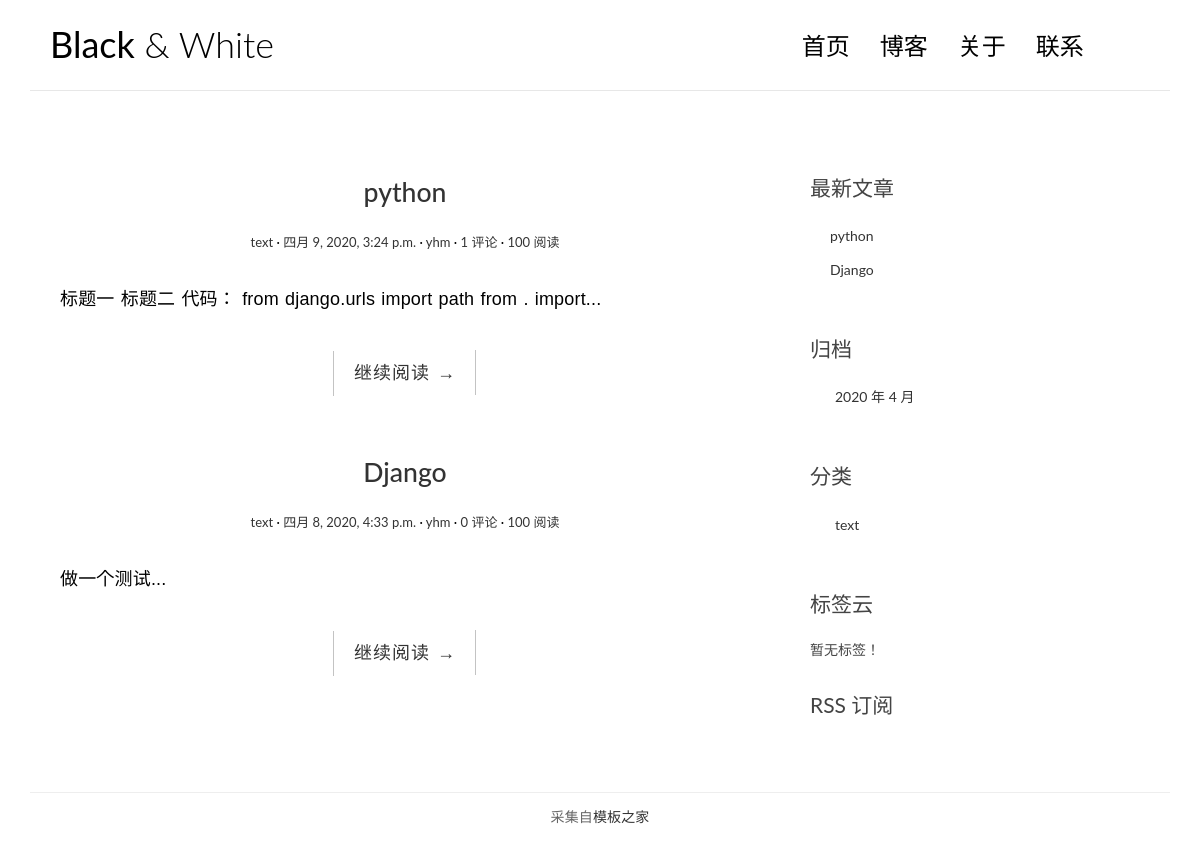
Before: / with the older database file.
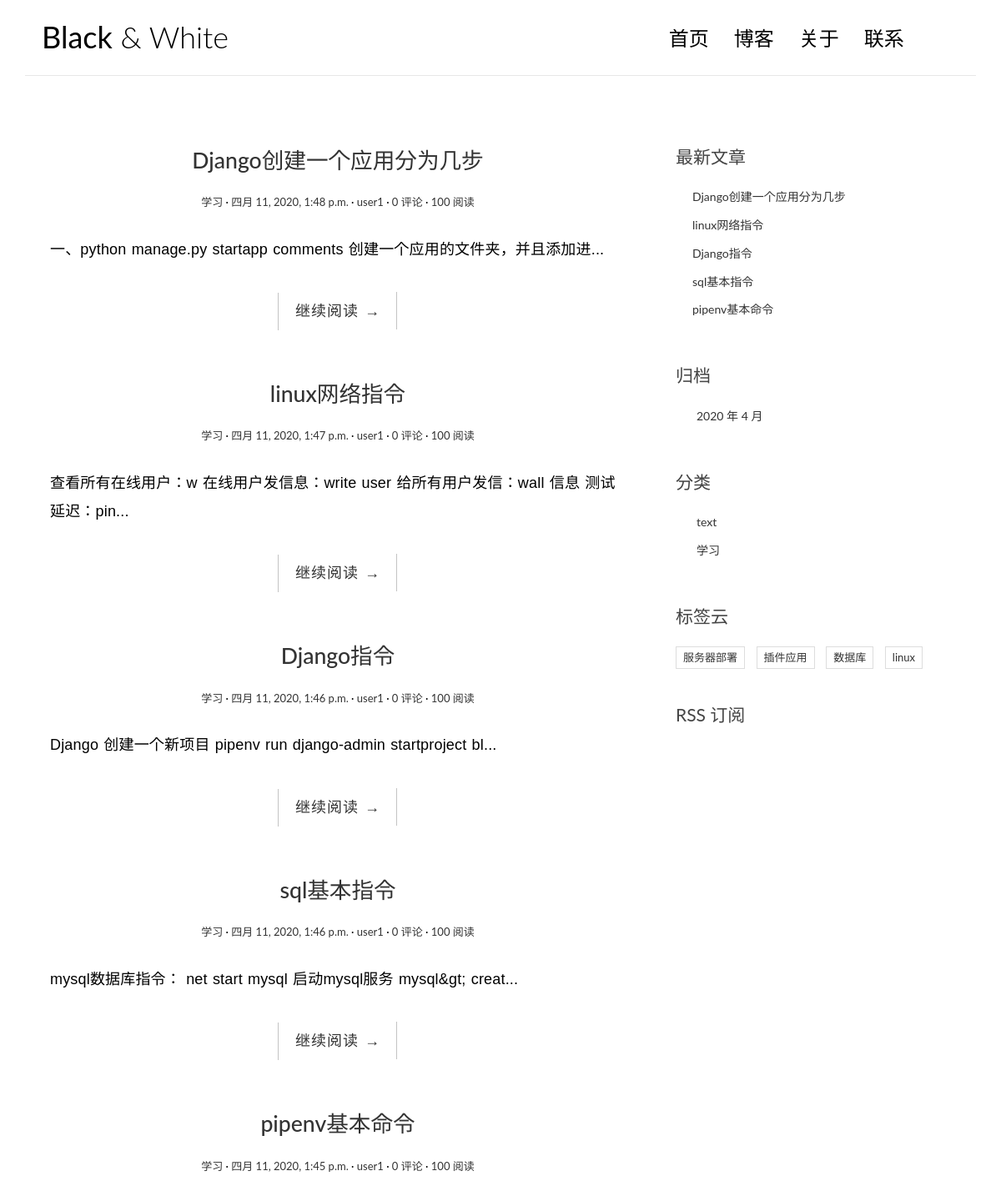
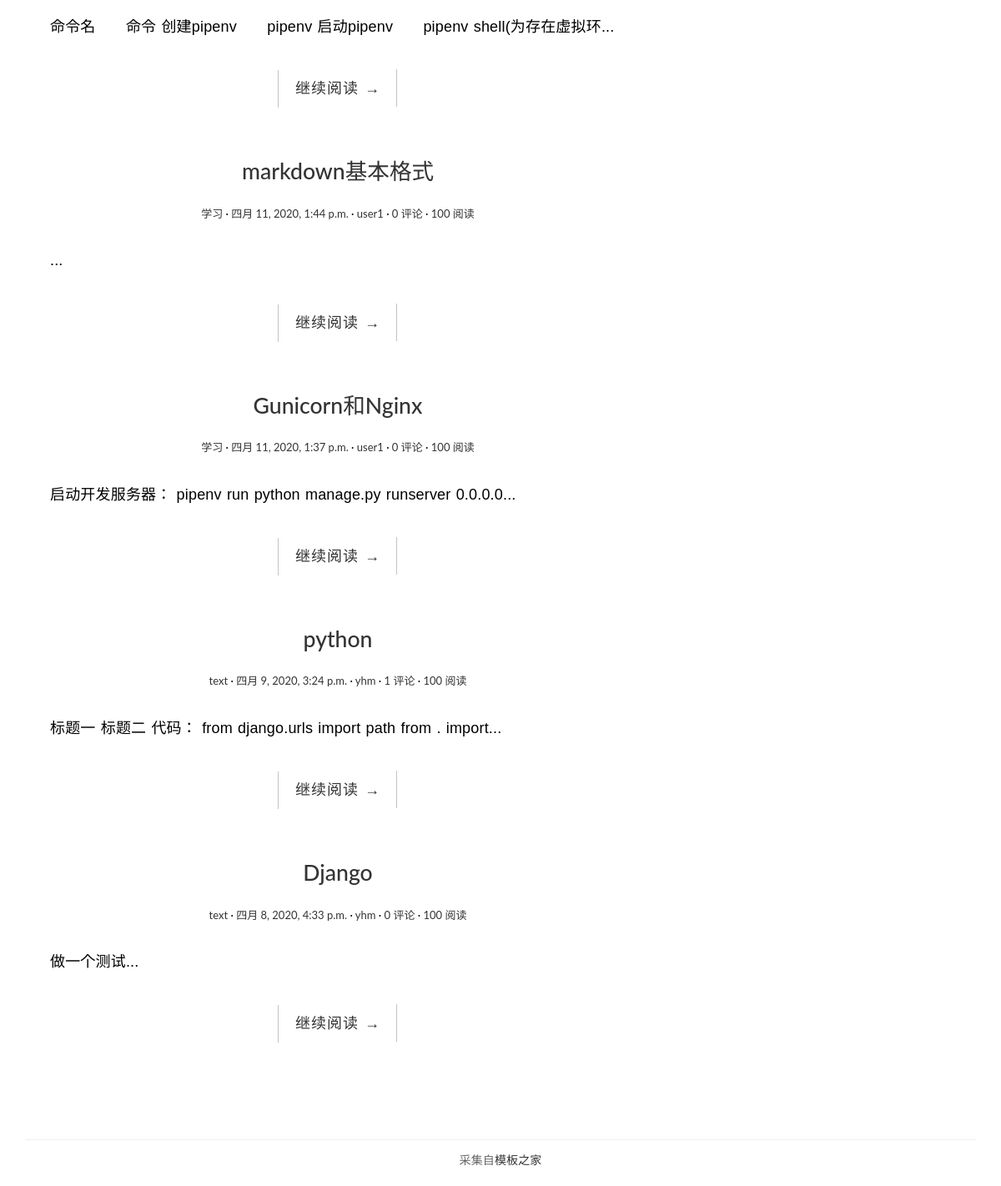
After: the same page with the newer database file (2 pictures, top to bottom).
### blog125app/models.py (models this page shows, shortened)
class Post(models.Model):
    title = models.CharField('标题', max_length=70)
    body = models.TextField('正文')
    created_time = models.DateTimeField('创建时间', default=timezone.now)
    modified_time = models.DateTimeField('修改时间')
    excerpt = models.CharField('摘要', max_length=200, blank=True)
    category = models.ForeignKey(Category, verbose_name='分类', on_delete=models.CASCADE)
    tags = models.ManyToManyField(Tag, verbose_name='标签', blank=True)
    author = models.ForeignKey(User, verbose_name='作者', on_delete=models.CASCADE)
    class Meta:
        verbose_name = '文章'
        verbose_name_plural = verbose_name
        ordering = ['-created_time']
    def get_absolute_url(self):
        return reverse('blog125app:detail', kwargs={'pk': self.pk})

class Category(models.Model):
    name = models.CharField('分类名称',max_length=100)
    class Meta:
        verbose_name = '分类'
        verbose_name_plural = verbose_name

class Tag(models.Model):
    name = models.CharField('标签名称',max_length=100)
    class Meta:
        verbose_name = '标签'
        verbose_name_plural = verbose_name

### blog125app/views.py (the view)
# urls.py: path('', views.index, name='index'),
def index(request):
    post_list = Post.objects.all()
    return render(request, 'blog/index.html', context={'post_list': post_list})

### blog125app/templatetags/blog_extras.py (called while the page is built)
@register.inclusion_tag('blog/inclusions/_recent_posts.html', takes_context=True)
def show_recent_posts(context, num=5):
    return {
        'recent_post_list': Post.objects.all().order_by('-created_time')[:num],
    }

@register.inclusion_tag('blog/inclusions/_archives.html', takes_context=True)
def show_archives(context):
    return {
        'date_list': Post.objects.dates('created_time', 'month', order='DESC'),
    }

@register.inclusion_tag('blog/inclusions/_categories.html', takes_context=True)
def show_categories(context):
    return {
        'category_list': Category.objects.all(),
    }

@register.inclusion_tag('blog/inclusions/_tags.html', takes_context=True)
def show_tags(context):
    return {
        'tag_list': Tag.objects.all(),
    }

### templates/blog/index.html (shortened to what this page needs)
{% extends 'base.html' %}
{% block main %}
    {% for post in post_list %}
        <article class="post post-1">
            <header class="entry-header">
                <h1 class="entry-title">
                    <a href="{{ post.get_absolute_url }}">{{ post.title }}</a>
                </h1>
                <div class="entry-meta">
                <span class="post-category"><a href="#">{{ post.category.name }}</a></span>
                <span class="post-date"><a href="#"><time class="entry-date"
                                                datetime="{{ post.created_time }}">{{ post.created_time }}</time></a></span>
                <span class="post-author"><a href="#">{{ post.author }}</a></span>
                <span class="comments-link"><a href="{{ post.get_absolute_url }}#comment-area">{{ post.comment_set.count }} 评论</a></span>
                <span class="views-count"> <a href="#">100 阅读</a></span>
            </div>
            </header>
            <div class="entry-content clearfix">
                <p>{{ post.excerpt }}...</p>
                <div class="read-more cl-effect-14">
                    <a href="{{ post.get_absolute_url }}" class="more-link">继续阅读 <span class="meta-nav">→</span></a>                </div>
            </div>
        </article>
    {%empty%}
        <div class="no-post">暂时还没有发布的文章！</div>
    {%endfor%}
{% endblock main %}

### templates/base.html (shortened to what this page needs)
{% load static %}
{%load blog_extras%}
<!DOCTYPE html>
<html>
<head>
    <link rel="stylesheet" href="http://code.ionicframework.com/ionicons/2.0.1/css/ionicons.min.css">
    <link rel="stylesheet" href="{% static 'blog/css/bootstrap.min.css' %}">
    <link rel="stylesheet" href="{% static 'blog/css/pace.css' %}">
    <link rel="stylesheet" href="{% static 'blog/css/custom.css' %}">
    <link href="https://cdn.bootcss.com/highlight.js/9.15.8/styles/github.min.css" rel="stylesheet">
</head>
<body>
<div class="container">
    <header id="site-header">
        <div class="row">
            <div class="col-md-4 col-sm-5 col-xs-8">
                <div class="logo">
                    <h1><a href="{% url 'blog125app:index' %}"><b>Black</b> &amp; White</a></h1>
                </div>
            </div>
            <div class="col-md-8 col-sm-7 col-xs-4">
                <nav class="main-nav" role="navigation">
                    <div class="collapse navbar-collapse" id="bs-example-navbar-collapse-1">
                        <ul class="nav navbar-nav navbar-right">
                            <li class="cl-effect-11"><a href="{% url 'blog125app:index' %}" data-hover="首页">首页</a></li>
                            <li class="cl-effect-11"><a href="{% url 'blog125app:index' %}" data-hover="博客">博客</a></li>
                            <li class="cl-effect-11"><a href="{% url 'blog125app:index' %}" data-hover="关于">关于</a></li>
                            <li class="cl-effect-11"><a href="{% url 'blog125app:index' %}" data-hover="联系">联系</a></li>
                        </ul>
                    </div>
                </nav>
            </div>
        </div>
    </header>
</div>
<div class="content-body">
    <div class="container">
        <div class="row">
            <main class="col-md-8">
                {% block main %}
                {% endblock main %}
            </main>
            <aside class="col-md-4">
                {% show_recent_posts %}
                {% show_archives %}
                {% show_categories %}
                {% show_tags %}
                <div class="rss">
                    <a href=""> RSS 订阅</a>
                </div>
            </aside>
        </div>
    </div>
</div>
<footer id="site-footer">
    <div class="container">
        <div class="row">
            <div class="col-md-12">
                <p class="copyright"> 采集自<a href="http://www.cssmoban.com/"
                                                        target="_blank" title="模板之家">模板之家</a>
                </p>
            </div>
        </div>
    </div>
</footer>
</body>
<body>
</body>
</html>

### templates/blog/inclusions/_recent_posts.html
<div class="widget widget-recent-posts">
  <h3 class="widget-title">最新文章</h3>
  <ul>
    {% for post in recent_post_list %}
      <li>
        <a href="{{ post.get_absolute_url }}">{{ post.title }}</a>
      </li>
    {% empty %}
      暂无文章！
    {% endfor %}
  </ul>
</div>

### templates/blog/inclusions/_archives.html
<div class="widget widget-archives">
  <h3 class="widget-title">归档</h3>
  <ul>
    {% for date in date_list %}
      <li>
        <a href="{% url 'blog125app:archive' date.year date.month %}">
            {{ date.year }} 年 {{ date.month }} 月
        </a>
      </li>
    {% empty %}
      暂无归档！
    {% endfor %}
  </ul>
</div>

### templates/blog/inclusions/_categories.html
<div class="widget widget-category">
  <h3 class="widget-title">分类</h3>
  <ul>
      {% for category in category_list %}
          <li>
              <a href="{% url 'blog125app:category' category.pk %}">{{ category.name }}</a>
          </li>
      {% endfor %}
  </ul>
</div>

### templates/blog/inclusions/_tags.html
<div class="widget widget-tag-cloud">
  <h3 class="widget-title">标签云</h3>
  <ul>
      {% for tag in tag_list %}
          <li>
              <a href="{% url 'blog125app:tag' tag.pk %}">{{ tag.name }}</a>
          </li>
      {% empty %}
          暂无标签！
      {% endfor %}
  </ul>
</div>

### blog125app/static/blog/css/custom.css (style rules this page uses)
* { outline: none; }
h1, h2, h3, h4, h5, h6 { margin-top: 0; }
b { font-weight: 400; }
a { color: #333; }
body { color: #444; font-family: 'Lato', sans-serif; }
p { font-family: 'Ubuntu', sans-serif; font-weight: 400; word-spacing: 1px; letter-spacing: 0.01em; }
#site-header { background-color: #FFF; padding: 25px 20px; margin-bottom: 40px; border-bottom: 1px solid #e7e7e7; }
.logo h1 a { color: #000; }
.logo h1 { margin: 0; font-family: 'Lato', sans-serif; font-weight: 300; }
.main-nav { margin-top: 11px; max-width: 95%; }
.main-nav a { color: #000000 !important; padding: 0 0 5px 0 !important; margin-right: 30px; font-family: 'Lato', sans-serif; font-weight: 300; font-size: 24px; }
.cl-effect-11 a { padding: 10px 0; color: #0972b4; text-shadow: none; }
.cl-effect-11 a::before { position: absolute; top: 0; left: 0; overflow: hidden; padding: 0 0 5px 0 !important; max-width: 0; border-bottom: 1px solid #000; color: #000; content: attr(data-hover); white-space: nowrap; -webkit-transition: max-width 0.5s; -moz-transition: max-width 0.5s; transition: max-width 0.5s; }
.content-body { padding-bottom: 4em; }
.post { background: #fff; padding: 30px 30px 0; }
.entry-title { text-align: center; font-size: 1.9em; margin-bottom: 20px; line-height: 1.6; padding: 10px 20px 0; }
.entry-meta { text-align: center; color: #DDDDDD; font-size: 13px; margin-bottom: 30px; }
.entry-content { font-size: 18px; line-height: 1.9; font-weight: 300; color: #000; }
.post-category::after, .post-date::after, .post-author::after, .comments-link::after { content: ' ·'; color: #000; }
.read-more { font-family: 'Ubuntu', sans-serif; font-weight: 400; word-spacing: 1px; letter-spacing: 0.01em; text-align: center; margin-top: 20px; }
.cl-effect-14 a { padding: 0 20px; height: 45px; line-height: 45px; position: relative; display: inline-block; margin: 15px 25px; letter-spacing: 1px; font-weight: 400; text-shadow: 0 0 1px rgba(255, 255, 255, 0.3); }
.cl-effect-14 a::before, .cl-effect-14 a::after { position: absolute; width: 45px; height: 1px; background: #C3C3C3; content: ''; -webkit-transition: all 0.3s; -moz-transition: all 0.3s; transition: all 0.3s; pointer-events: none; }
.cl-effect-14 a::before { top: 0; left: 0; -webkit-transform: rotate(90deg); -moz-transform: rotate(90deg); transform: rotate(90deg); -webkit-transform-origin: 0 0; -moz-transform-origin: 0 0; transform-origin: 0 0; }
.cl-effect-14 a::after { right: 0; bottom: 0; -webkit-transform: rotate(90deg); -moz-transform: rotate(90deg); transform: rotate(90deg); -webkit-transform-origin: 100% 0; -moz-transform-origin: 100% 0; transform-origin: 100% 0; }
.widget { background: #fff; padding: 30px 0 0; }
.widget-title { font-size: 1.5em; margin-bottom: 20px; line-height: 1.6; padding: 10px 0 0; font-weight: 400; }
.widget-recent-posts ul { padding: 0; margin: 0; padding-left: 20px; }
.widget-recent-posts ul li { list-style-type: none; position: relative; line-height: 170%; margin-bottom: 10px; }
.widget-recent-posts ul li::before { content: '\f3d3'; font-family: "Ionicons"; position: absolute; left: -17px; top: 3px; font-size: 16px; color: #000; }
.widget-archives ul { padding: 0; margin: 0; padding-left: 25px; }
.widget-archives ul li { list-style-type: none; position: relative; line-height: 170%; margin-bottom: 10px; }
.widget-archives ul li::before { content: '\f3f3'; font-family: "Ionicons"; position: absolute; left: -25px; top: 1px; font-size: 16px; color: #000; }
.widget-category ul { padding: 0; margin: 0; padding-left: 25px; }
.widget-category ul li { list-style-type: none; position: relative; line-height: 170%; margin-bottom: 10px; }
.widget-category ul li::before { content: '\f3fe'; font-family: "Ionicons"; position: absolute; left: -25px; top: 1px; font-size: 18px; color: #000; }
.widget-tag-cloud ul { padding: 0; margin: 0; margin-right: -10px; }
.widget-tag-cloud ul li { list-style-type: none; font-size: 13px; display: inline-block; margin-right: 10px; margin-bottom: 10px; padding: 3px 8px; border: 1px solid #ddd; }
.rss { font-size: 21px; margin-top: 30px; }
.rss a { color: #444; }
#site-footer { padding-top: 10px; padding: 0 0 1.5em 0; }
.copyright { text-align: center; padding-top: 1em; margin: 0; border-top: 1px solid #eee; color: #666; }

Changed rows visible on the page:
no longer on one of the page's lists (row unchanged): Post: title "python"
no longer on one of the page's lists (row unchanged): Post: title "Django"
added Post: title "Django创建一个应用分为几步", category.name "学习", created_time "四月 11, 2020, 1:48 p.m.", author "user1", comment_set.count "0", excerpt "一、python manage.py startapp comments 创建一个应用的文件夹，并且添加进"
added Post: title "linux网络指令", category.name "学习", created_time "四月 11, 2020, 1:47 p.m.", author "user1", comment_set.count "0", excerpt "查看所有在线用户：w 在线用户发信息：write user 给所有用户发信：wall 信息 测试延迟：pin"
added Post: title "Django指令", category.name "学习", created_time "四月 11, 2020, 1:46 p.m.", author "user1", comment_set.count "0", excerpt "Django 创建一个新项目 pipenv run django-admin startproject bl"
added Post: title "sql基本指令", category.name "学习", created_time "四月 11, 2020, 1:46 p.m.", author "user1", comment_set.count "0", excerpt "mysql数据库指令： net start mysql 启动mysql服务 mysql&gt; creat"
added Post: title "pipenv基本命令", category.name "学习", created_time "四月 11, 2020, 1:45 p.m.", author "user1", comment_set.count "0", excerpt "命令名 命令 创建pipenv pipenv 启动pipenv pipenv shell(为存在虚拟环"
added Post: title "markdown基本格式", category.name "学习", created_time "四月 11, 2020, 1:44 p.m.", author "user1", comment_set.count "0", shown under "& White"
added Post: title "Gunicorn和Nginx", category.name "学习", created_time "四月 11, 2020, 1:37 p.m.", author "user1", comment_set.count "0", excerpt "启动开发服务器： pipenv run python manage.py runserver 0.0.0.0", shown under "& White"
added Category: name "学习"
added Tag: name "服务器部署"
added Tag: name "插件应用"
added Tag: name "数据库"
added Tag: name "linux"
Other visible differences:
text no longer shown: "暂无标签！"
